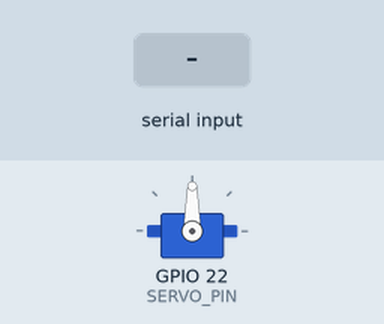
A program run on a simulated Raspberry Pi (BCM pin numbers). Parts: servo. Inputs (shaded band) come from the test bench. Servo angles are drawn from the pulse width (0.5 ms = 0°, 2.5 ms = 180°); what the program prints to the terminal is not drawn.

Above: at 1.2 s.
1.3 s: "2" typed at the terminal, then Enter
At 1.8 s:
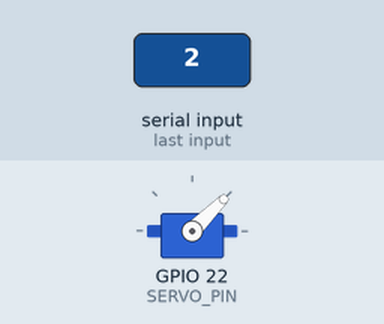
2.8 s: "3" typed at the terminal, then Enter
At 4.0 s:
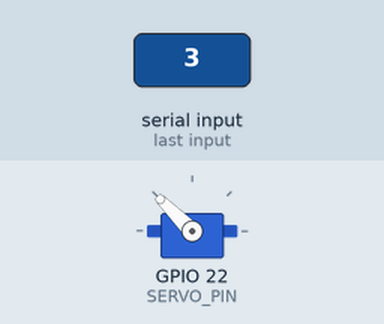
4.3 s: "1" typed at the terminal, then Enter
At 5.3 s:
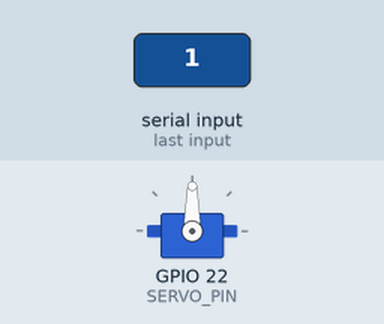
Timing chart, 0 to 7.3 s (numbered marks = the images above; inputs shaded):
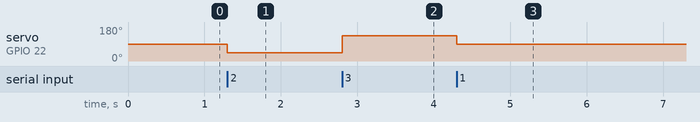

Measured:
- after the input at 1.3 s, servo on GPIO 22 (SERVO_PIN): 90° → 45° at once
- after the input at 2.8 s, servo on GPIO 22 (SERVO_PIN): 45° → 135° at once
- after the input at 4.3 s, servo on GPIO 22 (SERVO_PIN): 135° → 90° at once

The program:

servo_moter.py
```python
import RPi.GPIO as GPIO

SERVO_PIN = 22

GPIO.setmode(GPIO.BCM)
GPIO.setup(SERVO_PIN, GPIO.OUT)

pwm = GPIO.PWM(SERVO_PIN, 50)
pwm.start(7.5)

try:
    while True:
        val = input('1: 0도, 2: -90도, 3: 90도, 9: Exit >')
        if val == '1':
            pwm.ChangeDutyCycle(7.5)
        elif val =='2':
            pwm.ChangeDutyCycle(5)
        elif val =='3':
            pwm.ChangeDutyCycle(10)
        elif val == '9':
            break

finally:
    pwm.stop()
    GPIO.cleanup()
```
